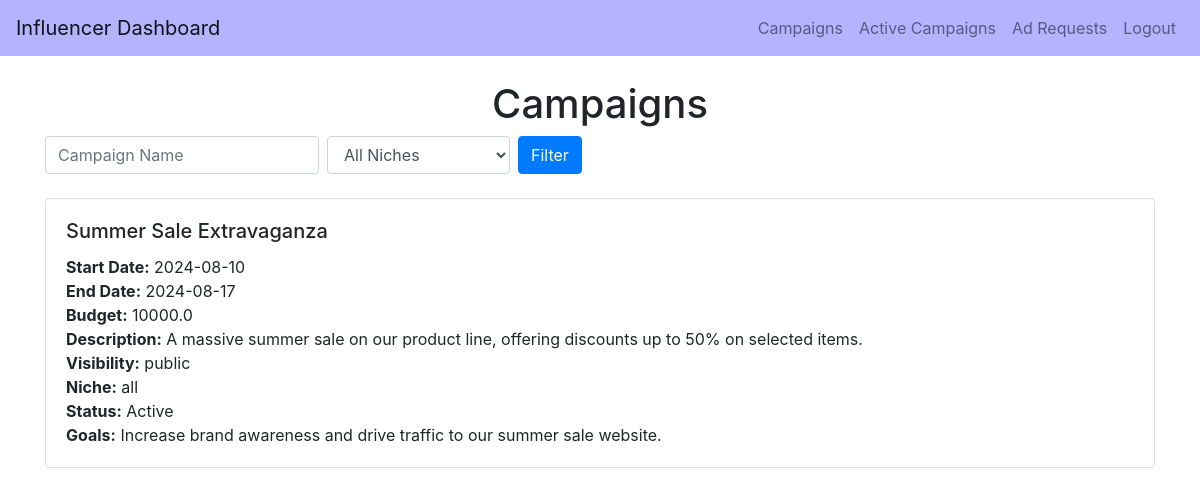
/influencer_campaigns/admin, run on an earlier commit of the app's database.
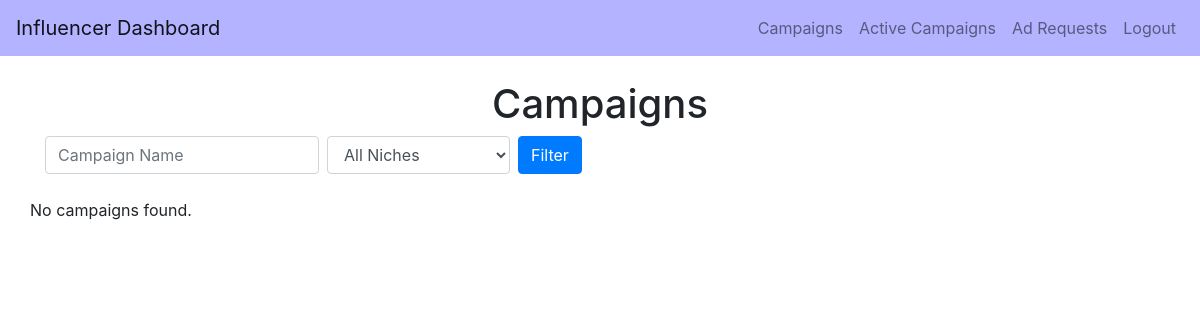
And on a later commit of the database.
### backend/models.py (models this page shows)
class Campaign(db.Model):
    __tablename__ = 'campaign'
    id = db.Column(db.Integer, primary_key=True)
    name = db.Column(db.String(100), nullable=False)
    description = db.Column(db.Text, nullable=False)
    start_date = db.Column(db.Date, nullable=False)
    end_date = db.Column(db.Date, nullable=False)
    budget = db.Column(db.Float, nullable=False)
    visibility = db.Column(db.String(10), nullable=False)  # public, private
    goals = db.Column(db.Text, nullable=False)
    niche = db.Column(db.String(50), nullable=False)
    status = db.Column(db.String(10), nullable=False)
    flagged = db.Column(db.Boolean, default=False, nullable=False)
    user_id = db.Column(db.Integer, db.ForeignKey('user.id'), nullable=False)
    ad_requests = db.relationship('AdRequest', backref='campaigns_ad_requests')
    campaign_requests = db.relationship('CampaignRequest', backref='campaign_campaign_requests')

### backend/controller.py (the view)
@app.route('/influencer_campaigns/<username>', methods=['GET'])
def influencer_campaigns(username):
    user = User.query.filter_by(username=username).first()
    current_influencer = Influencer.query.filter_by(user_id=user.id).first()
    name_filter = request.args.get('name', '')
    niche_filter = request.args.get('niche', '')
    campaigns = Campaign.query.all()
    filtered_campaigns = []
    for campaign in campaigns:
        if campaign.visibility == 'public':
            filtered_campaigns.append(campaign)
        elif campaign.visibility == 'private' and campaign.niche == current_influencer.niche:
            filtered_campaigns.append(campaign)
    if name_filter:
        filtered_campaigns = [c for c in filtered_campaigns if name_filter.lower() in c.name.lower()]
    if niche_filter:
        filtered_campaigns = [c for c in filtered_campaigns if c.niche == niche_filter]
    return render_template('influencer_campaigns.html',
                           username=username,
                           campaigns=filtered_campaigns)

### templates/influencer_campaigns.html (shortened to what this page needs)
<!DOCTYPE html>
<html lang="en">
<head>
    <link href="https://stackpath.bootstrapcdn.com/bootstrap/4.5.2/css/bootstrap.min.css" rel="stylesheet">
</head>
<body>
<nav class="navbar navbar-expand-lg navbar-light" style="background-color: #b3b3ff;">
    <a class="navbar-brand" href="{{ url_for('influencer_dashboard', username=username) }}">Influencer Dashboard</a>
    <div class="collapse navbar-collapse">
        <ul class="navbar-nav ml-auto">
            <li class="nav-item">
                <a class="nav-link" href="{{ url_for('influencer_campaigns', username=username) }}">Campaigns</a>
            </li>
            <li class="nav-item">
                <a class="nav-link" href="{{ url_for('active_campaigns', username=username) }}">Active Campaigns</a>
              </li>
            <li class="nav-item">
                <a class="nav-link" href="#">Ad Requests</a>
            </li>
            <li class="nav-item">
                <a class="nav-link" href="{{ url_for('logout') }}">Logout</a>
            </li>
        </ul>
    </div>
</nav>
<div class="container mt-4">
    <h1 class="text-center">Campaigns</h1>
    <form class="form-inline mb-4" method="GET" action="{{ url_for('influencer_campaigns', username=username) }}">
        <input class="form-control mr-2" type="text" name="name" placeholder="Campaign Name" value="{{ request.args.get('name', '') }}">
        <select class="form-control mr-2" name="niche">
            <option value="">All Niches</option>
        </select>
        <button class="btn btn-primary" type="submit">Filter</button>
    </form>
    <div class="row">
        {% if campaigns %}
            {% for campaign in campaigns %}
                <div class="col-12 mb-4">
                    <div class="card">
                        <div class="card-body">
                            <h5 class="card-title">{{ campaign.name }}</h5>
                            <p class="card-text">
                                <strong>Start Date:</strong> {{ campaign.start_date }}<br>
                                <strong>End Date:</strong> {{ campaign.end_date }}<br>
                                <strong>Budget:</strong> {{ campaign.budget }}<br>
                                <strong>Description:</strong> {{ campaign.description }}<br>
                                <strong>Visibility:</strong> {{ campaign.visibility }}<br>
                                <strong>Niche:</strong> {{ campaign.niche }}<br>
                                <strong>Status:</strong> {{ campaign.status }}<br>
                                <strong>Goals:</strong> {{ campaign.goals }}<br>
                            </p>
                        </div>
                    </div>
                </div>
            {% endfor %}
        {% else %}
            <p>No campaigns found.</p>
        {% endif %}
    </div>
</body>
</html>

What changed in the data, as far as the page shows it:
no longer on this page (row edited): Campaign: name "Summer Sale Extravaganza", start_date "2024-08-10", end_date "2024-08-17", budget "10000.0", description "A massive summer sale on our product line, offering discounts up to 50% on selected items.", visibility "public", niche "all", status "Active", goals "Increase brand awareness and drive traffic to our summer sale website."
Also different on the page:
text now shown: "No campaigns found."
